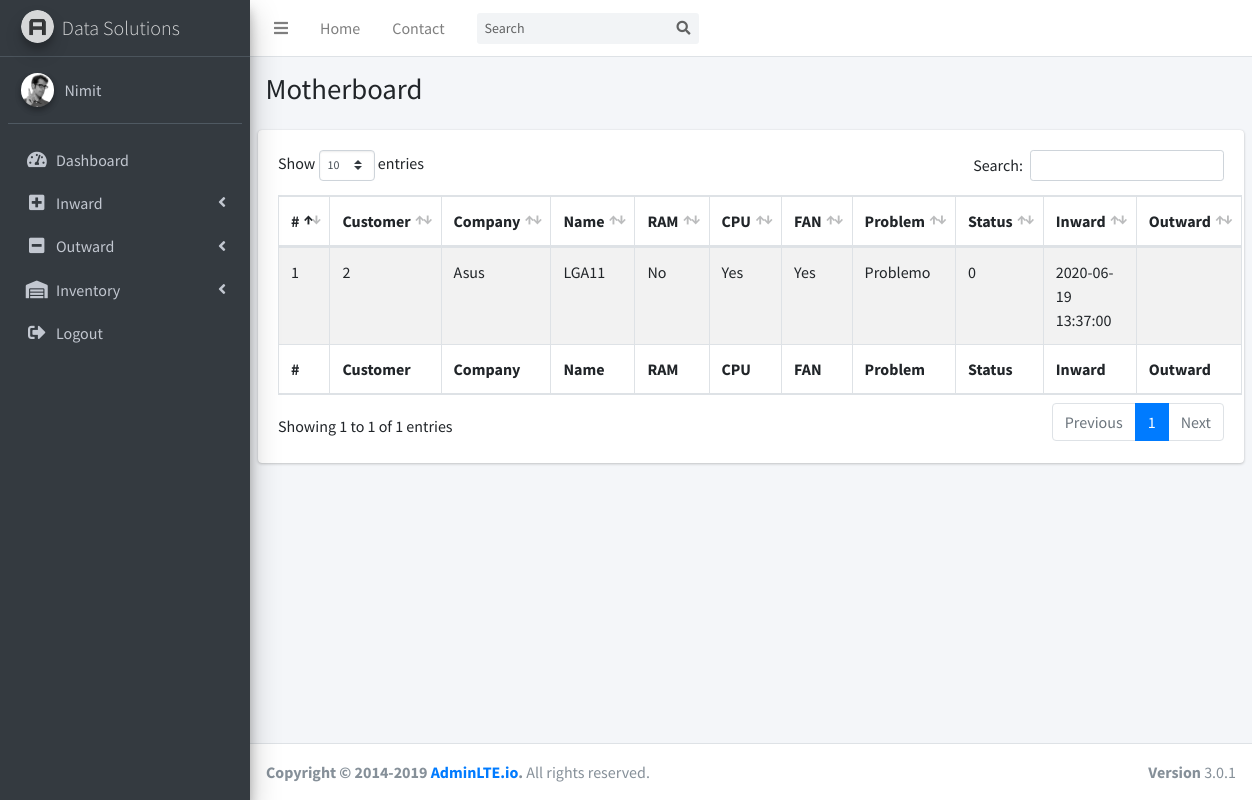
Page /motherboard.php (signed in) on the committed database.
### tables this page shows
CREATE TABLE `motherboard` (
  `id` int(10) UNSIGNED NOT NULL,
  `customer_id` int(10) UNSIGNED NOT NULL,
  `company` varchar(64) NOT NULL,
  `name` varchar(64) NOT NULL,
  `with_ram` tinyint(4) NOT NULL,
  `with_cpu` tinyint(4) NOT NULL,
  `with_fan` tinyint(4) NOT NULL,
  `problem` text NOT NULL,
  `estimate` int(11) NOT NULL,
  `status` text NOT NULL,
  `inward` timestamp NOT NULL DEFAULT current_timestamp(),
  `outward` timestamp NULL DEFAULT NULL,
  `returned` tinyint(4) NOT NULL
);

### motherboard.php (the view, shortened to what this page needs)
<?php
  include('includes/connection.php');
?>
<!DOCTYPE html>
<html>
<head>
  <link rel="stylesheet" href="plugins/fontawesome-free/css/all.min.css">
  <link rel="stylesheet" href="https://code.ionicframework.com/ionicons/2.0.1/css/ionicons.min.css">
  <link rel="stylesheet" href="plugins/datatables-bs4/css/dataTables.bootstrap4.css">
  <link rel="stylesheet" href="dist/css/adminlte.min.css">
</head>
<body class="hold-transition sidebar-mini">
<div class="wrapper">
  <?php include('includes/menu.php'); ?>
  <div class="content-wrapper">
    <section class="content-header">
      <div class="container-fluid">
        <div class="row mb-2">
          <div class="col-sm-6">
            <h1>Motherboard</h1>
          </div>
          <div class="col-sm-6">
          </div>
        </div>
      </div>
    </section>
    <section class="content">
      <div class="row">
        <div class="col-12">
          <div class="card">
            <div class="card-body">
              <table id="example1" class="table table-bordered table-striped">
                <thead>
                <tr>
                  <th>#</th>
                  <th>Customer</th>
                  <th>Company</th>
                  <th>Name</th>
                  <th>RAM</th>
                  <th>CPU</th>
                  <th>FAN</th>
                  <th>Problem</th>
                  <th>Status</th>
                  <th>Inward</th>
                  <th>Outward</th>
                </tr>
                </thead>
                <tbody>
                <?php
                  $sql = "SELECT * FROM motherboard";
                  $result = mysqli_query($con,$sql);
                  if (mysqli_num_rows($result) > 0){
                    while($row = mysqli_fetch_assoc($result)){
                ?>
                <tr>
                  <td><?php echo $row['id']; ?></td>
                  <td><?php echo $row['customer_id']; ?></td>
                  <td><?php echo $row['company']; ?></td>
                  <td><?php echo $row['name']; ?></td>
                  <td><?php if($row['with_ram']) echo "Yes"; else echo "No"; ?></td>
                  <td><?php if($row['with_cpu']) echo "Yes"; else echo "No"; ?></td>
                  <td><?php if($row['with_fan']) echo "Yes"; else echo "No"; ?></td>
                  <td><?php echo $row['problem']; ?></td>
                  <td><?php echo $row['status']; ?></td>
                  <td><?php echo $row['inward']; ?></td>
                  <td><?php echo $row['outward']; ?></td>
                </tr>
                <?php
                    }
                  }
                ?>
                </tbody>
                <tfoot>
                <tr>
                  <th>#</th>
                  <th>Customer</th>
                  <th>Company</th>
                  <th>Name</th>
                  <th>RAM</th>
                  <th>CPU</th>
                  <th>FAN</th>
                  <th>Problem</th>
                  <th>Status</th>
                  <th>Inward</th>
                  <th>Outward</th>
                </tr>
                </tfoot>
              </table>
            </div>
          </div>
        </div>
      </div>
    </section>
  </div>
  <footer class="main-footer">
    <div class="float-right d-none d-sm-block">
      <b>Version</b> 3.0.1
    </div>
    <strong>Copyright &copy; 2014-2019 <a href="http://adminlte.io">AdminLTE.io</a>.</strong> All rights
    reserved.
  </footer>
</div>
</body>
</html>

### rows in the picture
motherboard: id "1", customer "2", company "Asus", name "LGA11", with_ram "No", with_cpu "Yes", with_fan "Yes", problem "Problemo", status "0", inward "2020-06-19 13:37:00"

### other values in the picture
$_SESSION['adminName'] "Nimit"
